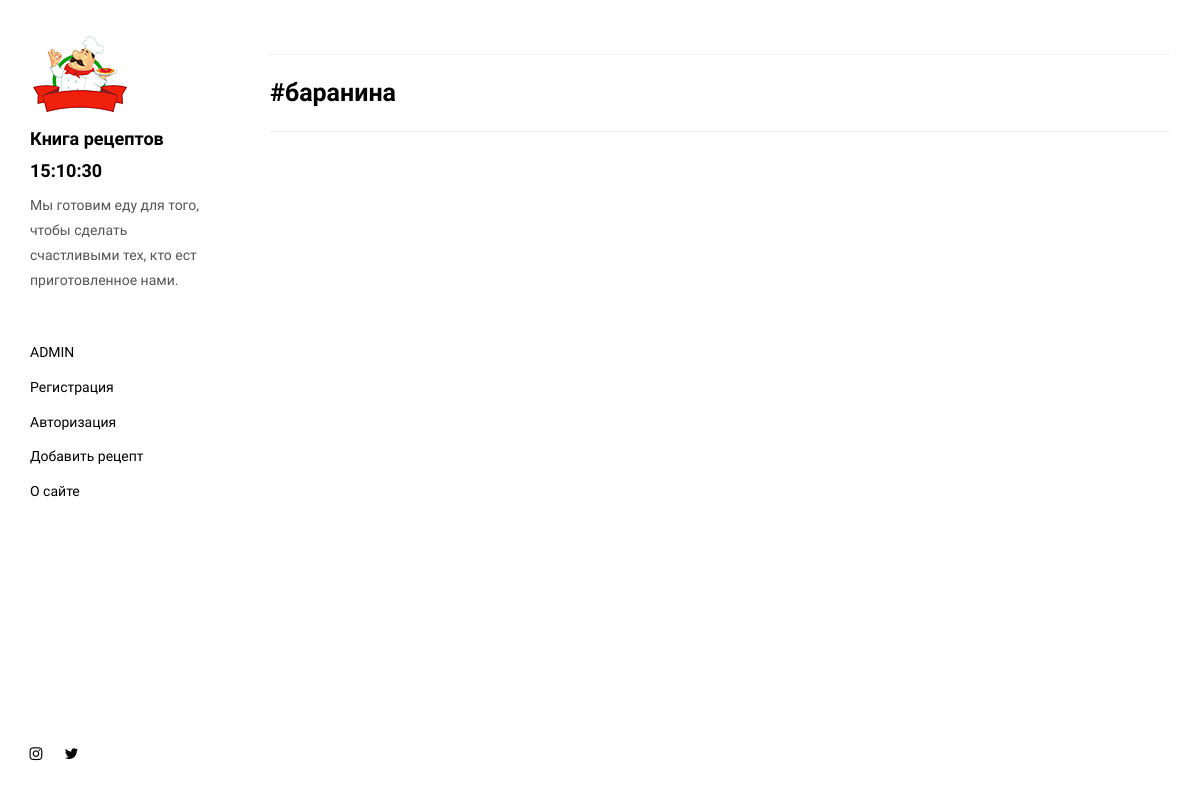
The app's page /tag/baranina/ with its own data.
### recipe/models.py (models this page shows, shortened)
class Quote(models.Model):
    quote = models.CharField(max_length=255, verbose_name='Цитата')
    class Meta:
        verbose_name = 'Цитата'
        verbose_name_plural = 'Цитаты'

class Tag(models.Model):
    slug = models.SlugField(max_length=150, unique=True, verbose_name='Уникальное имя')
    title = models.CharField(max_length=150, verbose_name='Наименование')
    class Meta:
        verbose_name = 'Тег'
        verbose_name_plural = 'Теги'

### recipe/views.py (the view)
# urls.py: path('tag/<str:tag_slug>/', tag_view, name='tag_view'),
def tag_view(request, tag_slug):
    tag = Tag.objects.get(slug=tag_slug)
    context = {
        'recipe': tag.recipe_set.all(),
        'title': tag.title,
    }
    return render(request, 'recipe/tag.html', context=context)

### recipe/models.py (called while the page is built)
    def get_absolute_url(self):
        return reverse('recipe_view', kwargs={'recipe_slug': self.slug})

### recipe/templatetags/recipe_tags.py (called while the page is built)
@register.simple_tag()
def get_quote():
    return Quote.objects.get(pk=randint(1, Quote.objects.count())).quote

### recipe/templates/recipe/tag.html (shortened to what this page needs)
{% extends 'base.html' %}
{% load static %}
{% block styles %}
    <link href="{% static 'recipe/css/main.82cfd66e.css' %}" rel="stylesheet">
{% endblock %}
{% block content %}
    <div><hr><h3>#{{ title }}</h3><hr></div>
    <div class="hero-full-wrapper">
        <div class="grid">
        </div>
    </div>
{% endblock %}

### templates/inc/_sidebar.html
{% load static %}
{% load recipe_tags %}
<nav class="sidebar">
    <div class="navbar-collapse" id="navbar-collapse">
        <div class="site-header hidden-xs">
            <a class="site-brand" href="{% url 'home' %}" title="">
                <img class="img-responsive site-logo" alt="" src="{% static 'recipe/img/logo.png' %}" width="100"
                     height="40">
                Книга рецептов {% now "H:i:s" %}
            </a>
            <p>{% get_quote %}</p>
        </div>
        <ul class="nav">
            <li><a href="../admin" title="">ADMIN</a></li>
            <li><a href="{% url 'register' %}" title="">Регистрация</a></li>
            <li><a href="{% url 'login' %}" title="">Авторизация</a></li>
            <li><a href="{% url 'add_recipe' %}" title="">Добавить рецепт</a></li>
            <li><a href="{% url 'about' %}" title="">О сайте</a></li>
        </ul>
        <nav class="nav-footer">
            <p class="nav-footer-social-buttons">
                <a class="fa-icon" href="https://www.instagram.com/kovdmit" title="">
                    <i class="fa fa-instagram"></i>
                </a>
                <a class="fa-icon" href="https://twitter.com/kovdmit" title="">
                    <i class="fa fa-twitter"></i>
                </a>
            </p>
        </nav>
    </div>
</nav>

### records on screen
Quote: quote "Мы готовим еду для того, чтобы сделать счастливыми тех, кто ест приготовленное нами."
Tag: title "баранина"
